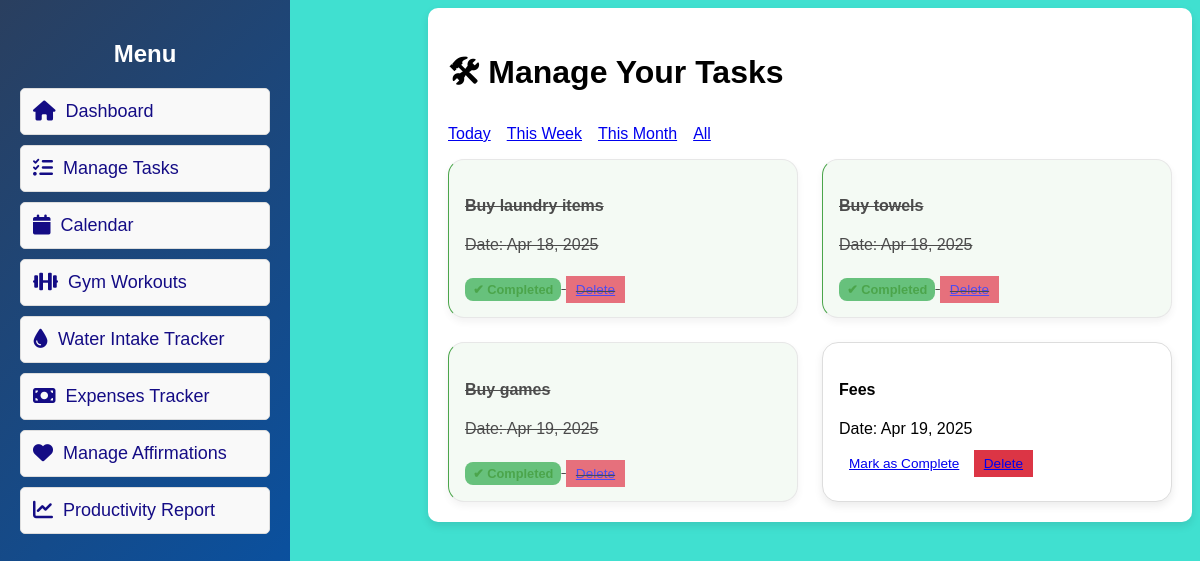
Page /task_manager on the committed database.
### app.py (models this page shows)
class Task(db.Model):
    id = db.Column(db.Integer, primary_key=True)
    description = db.Column(db.String(200), nullable=False)
    completed = db.Column(db.Boolean, default=False)
    date = db.Column(db.Date, nullable=False)

### app.py (the view)
@app.route('/task_manager')
def task_manager():
    filter_by = request.args.get('filter', 'all')
    today = datetime.today().date()
    start_of_week = today - timedelta(days=today.weekday())
    start_of_month = today.replace(day=1)
    if filter_by == 'today':
        tasks = Task.query.filter(Task.date == today).all()
    elif filter_by == 'week':
        tasks = Task.query.filter(Task.date >= start_of_week).all()
    elif filter_by == 'month':
        tasks = Task.query.filter(Task.date >= start_of_month).all()
    else:
        tasks = Task.query.order_by(Task.date).all()
    return render_template('task_manager.html', tasks=tasks, filter_by=filter_by)

### templates/task_manager.html (shortened to what this page needs)
{% extends "base.html" %}
{% block content %}
<h1>🛠 Manage Your Tasks</h1>
<div class="filter-buttons">
    <a href="{{ url_for('task_manager', filter='today') }}" class="btn">Today</a>
    <a href="{{ url_for('task_manager', filter='week') }}" class="btn">This Week</a>
    <a href="{{ url_for('task_manager', filter='month') }}" class="btn">This Month</a>
    <a href="{{ url_for('task_manager') }}" class="btn">All</a>
</div>
<div class="task-cards">
    {% for task in tasks %}
        <div class="task-card {% if task.completed %}completed{% endif %}">
            <h4>{{ task.title or task.description }}</h4>
            <p>Date: {{ task.date.strftime('%b %d, %Y') }}</p>
            {% if task.completed %}
                <span class="status">✔ Completed</span>
            {% else %}
                <a href="{{ url_for('complete_task', task_id=task.id) }}" class="btn small">Mark as Complete</a>
            {% endif %}
            <a href="{{ url_for('delete_task', task_id=task.id) }}" class="btn small danger">Delete</a>
        </div>
    {% else %}
        <p>No tasks found for this view.</p>
    {% endfor %}
</div>
{% endblock %}

### static/style.css (style rules this page uses)
body { font-family: 'Poppins', sans-serif; background: turquoise; background-size: cover; }
.btn.small { font-size: 0.85rem; padding: 6px 10px; }
.btn.danger { background: #dc3545; }
.task-card.completed { border-left-color: green; opacity: 0.7; text-decoration: line-through; }
.task-card .status { font-weight: bold; color: green; }
.filter-buttons { display: flex; gap: 1rem; margin-bottom: 1rem; flex-wrap: wrap; }
.task-cards { display: grid; grid-template-columns: repeat(auto-fit, minmax(250px, 1fr)); gap: 1.5rem; margin-top: 1rem; }
.task-card { background-color: #ffffff; padding: 1rem; border-radius: 1rem; border: 1px solid #ddd; box-shadow: 0 4px 8px rgba(0,0,0,0.08); transition: transform 0.2s ease; }
.task-card.completed { background-color: #f0f8f0; text-decoration: line-through; opacity: 0.7; }
.status { display: inline-block; padding: 0.25rem 0.5rem; background-color: #28a745; color: white; border-radius: 0.5rem; font-size: 0.8rem; margin-top: 0.5rem; }

### rows in the picture
Task: description "Buy laundry items", date "Apr 18, 2025", completed "✔ Completed"
Task: description "Buy towels", date "Apr 18, 2025", completed "✔ Completed"
Task: description "Buy games", date "Apr 19, 2025", completed "✔ Completed"
Task: description "Fees", date "Apr 19, 2025"
